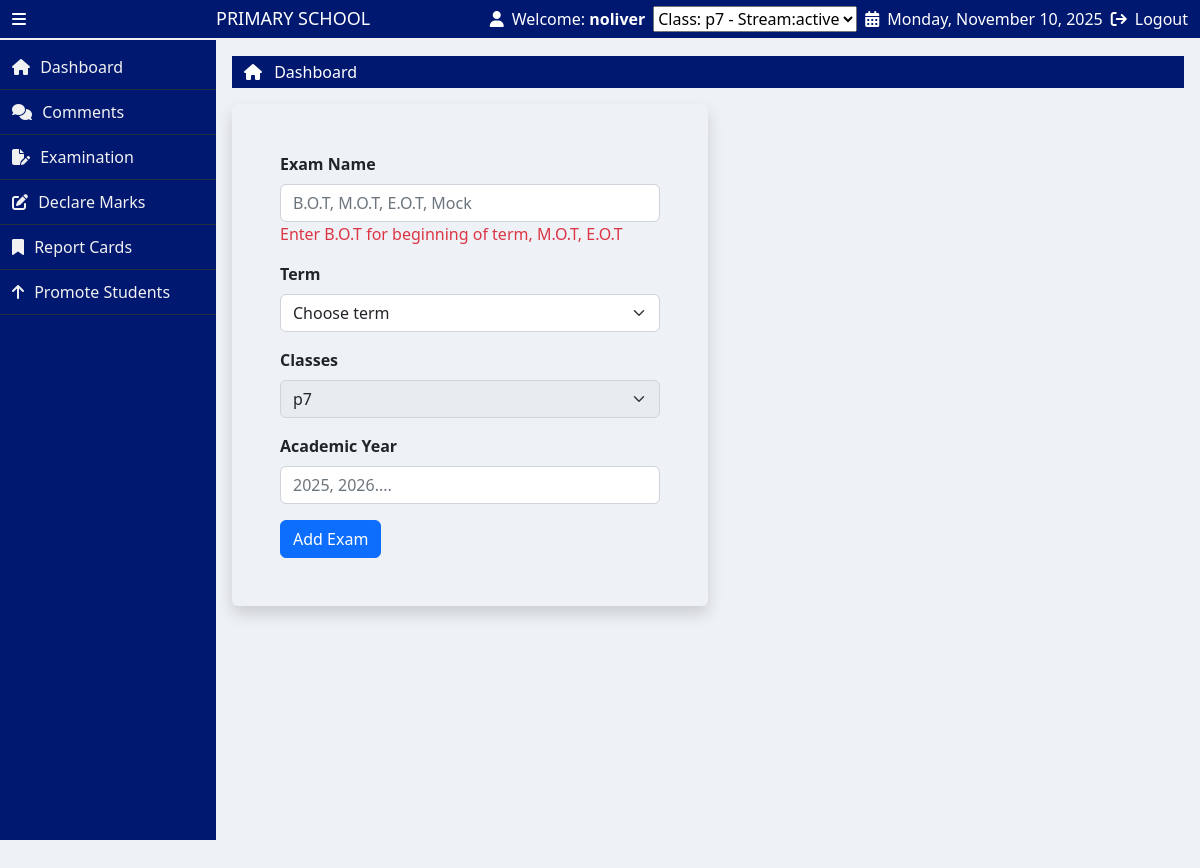
/addExam.php (signed in), run on an earlier commit of the app's database.
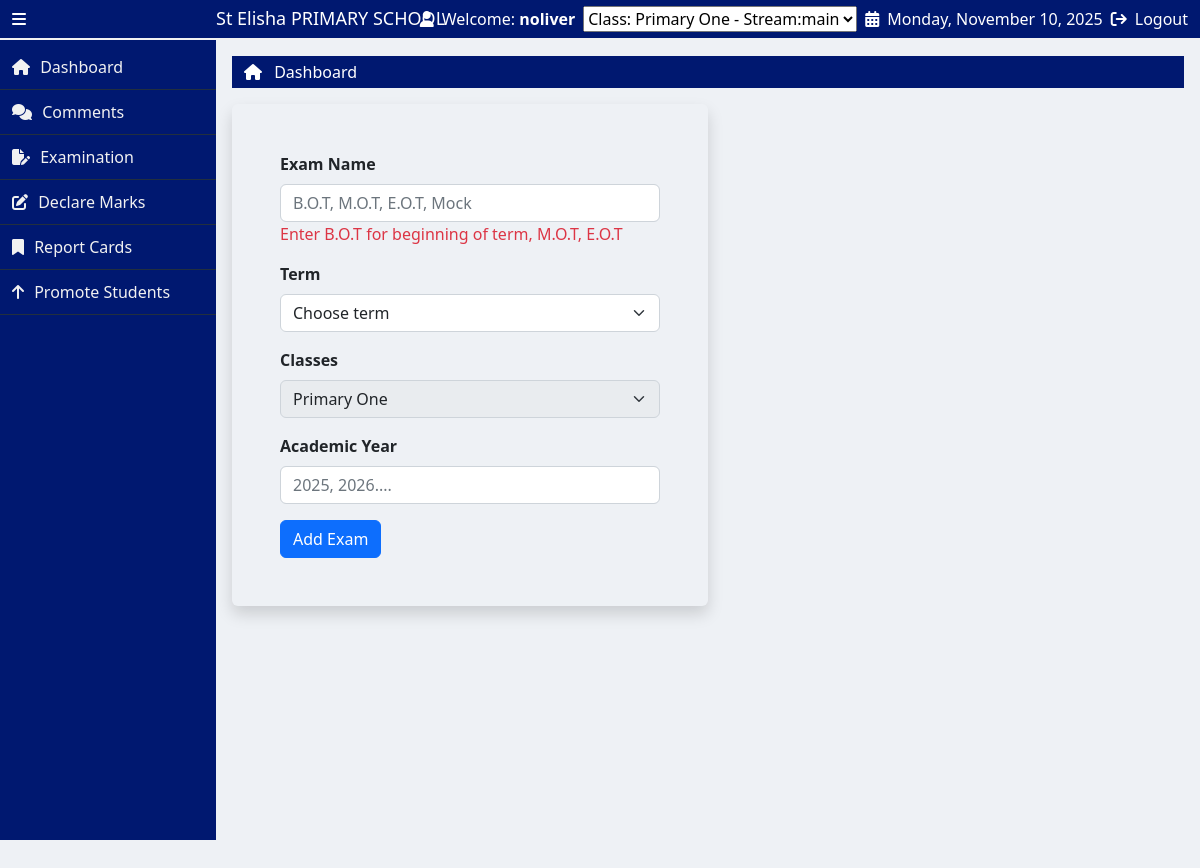
And on a later commit of the database.
### tables this page shows
CREATE TABLE `classes` (
  `id` int(11) NOT NULL,
  `class_name` varchar(255) DEFAULT NULL,
  `prefix` varchar(255) DEFAULT NULL,
  `LEVEL` varchar(255) DEFAULT NULL
);

CREATE TABLE `school_profile` (
  `profile_id` int(11) NOT NULL,
  `school_name` varchar(255) DEFAULT NULL,
  `address` varchar(255) DEFAULT NULL,
  `phone_1` varchar(255) DEFAULT NULL,
  `phone_2` int(11) DEFAULT NULL,
  `email` varchar(255) DEFAULT NULL,
  `motto` varchar(255) DEFAULT NULL,
  `profile_image` varchar(255) DEFAULT NULL
);

### addExam.php (the view, shortened to what the changed rows need)
<?php
    include("partials/header.php");
$role = $_SESSION['role'] ?? '';
$class_id = $_SESSION['class_id'] ?? null;
?>
<div class="container-fluid my-3">
    <div class="row">
        <div class="col-lg-6 col-sm-12 col-md-12 shadow rounded p-5">
            <form method="POST" action="">
                <div class="mb-3">
                    <div id="classWrapper">
                        <?php if ($role === 'admin'): ?>
                            <div class="d-flex align-items-center class-select mb-2">
                                <select class="form-select me-2" name="class[]">
                                    <option disabled selected>Choose class</option>
                                    <?php
                                    $classes = mysqli_query($conn, "SELECT * FROM classes");
                                    while ($row = mysqli_fetch_assoc($classes)) {
                                        echo "<option class='shadow-none' value='{$row['id']}'>{$row['class_name']}</option>";
                                    }
                                    ?>
                                </select>
                                <button type="button" class="btn btn-sm btn-outline-danger removeClass">-</button>
                            </div>
                        <?php elseif ($role === 'class_teacher' && $class_id): ?>
                            <select class="form-select me-2" disabled>
                                <?php
                                $class = mysqli_query($conn, "SELECT * FROM classes WHERE id=$class_id");
                                $row = mysqli_fetch_assoc($class);
                                echo "<option selected>{$row['class_name']}</option>";
                                ?>
                            </select>
                        <?php endif; ?>
                    </div>
                </div>
            </form>
        </div>
    </div>
</div>
<?php include("partials/footer.php"); ?>

### partials/header.php (shortened to what the changed rows need)
<?php
  include("NotLoggedin.php");
?>
<!doctype html>
<html lang="en">
  <head>
    <link href="https://cdn.jsdelivr.net/npm/bootstrap@5.2.3/dist/css/bootstrap.min.css" rel="stylesheet">
    <link rel="stylesheet" href="https://cdn.datatables.net/2.3.3/css/dataTables.dataTables.css">
    <link rel="stylesheet" href="https://cdnjs.cloudflare.com/ajax/libs/toastr.js/latest/toastr.min.css">
    <link rel="stylesheet" href="css/style.css">
  </head>
  <body>
    <main>
      <div class="container-fluid">
        <div class="row align-items-center py-2">
          <div class="col-lg-3 d-flex align-items-center gap-3 top-left">
            <i class="fa-solid fa-bars icon-bar" id="icon"></i>
            <h3 class="text-capitalize name mb-0" id="name">
              <?php
                $school_profile = "SELECT * FROM school_profile";
                $execute = mysqli_query($conn, $school_profile);
                $row = mysqli_fetch_assoc($execute);
                $school_name = $row['school_name'];
              ?>
              <?php echo $school_name ?> PRIMARY SCHOOL
            </h3>
          </div>
          <div class="col-lg-9 d-flex justify-content-end gap-4 top-right">
            <div class="d-flex align-items-center gap-2 sect_1">
              <i class="fa-solid fa-user"></i>
              <span>Welcome: <strong><?php echo htmlspecialchars($_SESSION['username']); ?></strong></span>
              <?php if (!empty($_SESSION['assignments'])): ?>
                <select name="current_assignment" onchange="location.href='switch_class.php?index='+this.value">
                    <?php foreach ($_SESSION['assignments'] as $index => $assign): ?>
                        <option value="<?php echo $index; ?>"
                            <?php echo ($_SESSION['class_id'] == $assign['class_id']) ? 'selected' : ''; ?>>
                            Class: <?php echo htmlspecialchars($assign['class_name']); ?> -
                        </option>
                    <?php endforeach; ?>
                </select>
            <?php endif; ?>
            <div class="d-flex align-items-center gap-2">
              <i class="fa-solid fa-calendar-days"></i>
              <span><?php echo date('l, F j, Y'); ?></span>
            </div>
            <div class="d-flex align-items-center gap-2">
              <i class="fa-solid fa-arrow-right-from-bracket"></i>
              <a href="logout.php" class="text-decoration-none text-white">Logout</a>
            </div>
          </div>
        </div>
      </div>
    </main>
    <div class="container-fluid p-0">
      <div class="row g-0">
        <div class="right-bar" id="right-bar">

What changed in the data, as far as the page shows it:
removed classes: class_name "p7"
added school_profile: school_name "St Elisha"
now on this page (row edited): classes: class_name "Primary One"
Also different on the page:
form field current_assignment: "Class: p7 - Stream:active" → "Class: Primary One - Stream:main"
